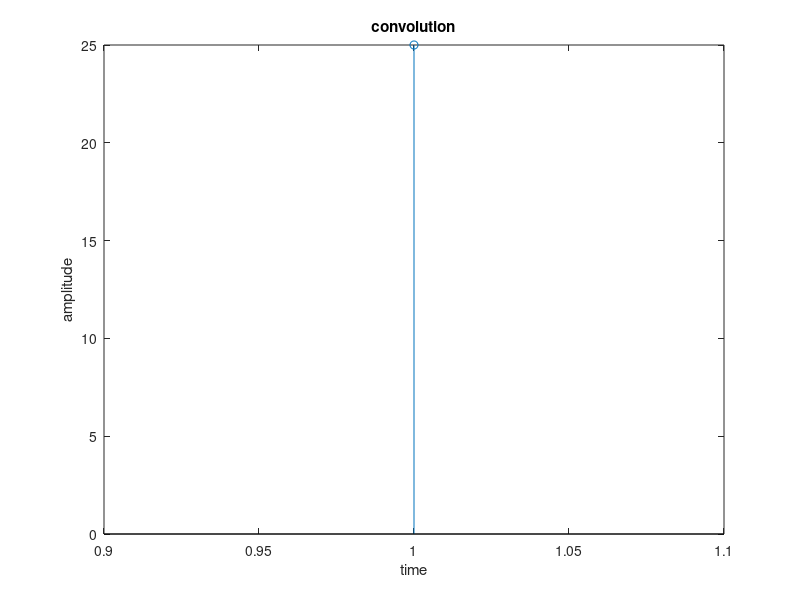

Reproduce this figure in MATLAB.
clc;
clear all;
x = input('input sequence x=');
l1 = length(x);
h = input('impulse sequence h='); 
l2 = length(h);
l = l1+l2-1;
x = [x,zeros(1,(l-l1))];
h = [h,zeros(1,(l-l2))];
for n = 1:l
    y(n) = 0;
    for k = 1:l
        m = n-k+1;
        if m>0
            y(n) = y(n)+x(k)*h(m);
        end
    end
end
disp(y)
    stem(y);
    xlabel('time');
    ylabel('amplitude');
    title('convolution');
